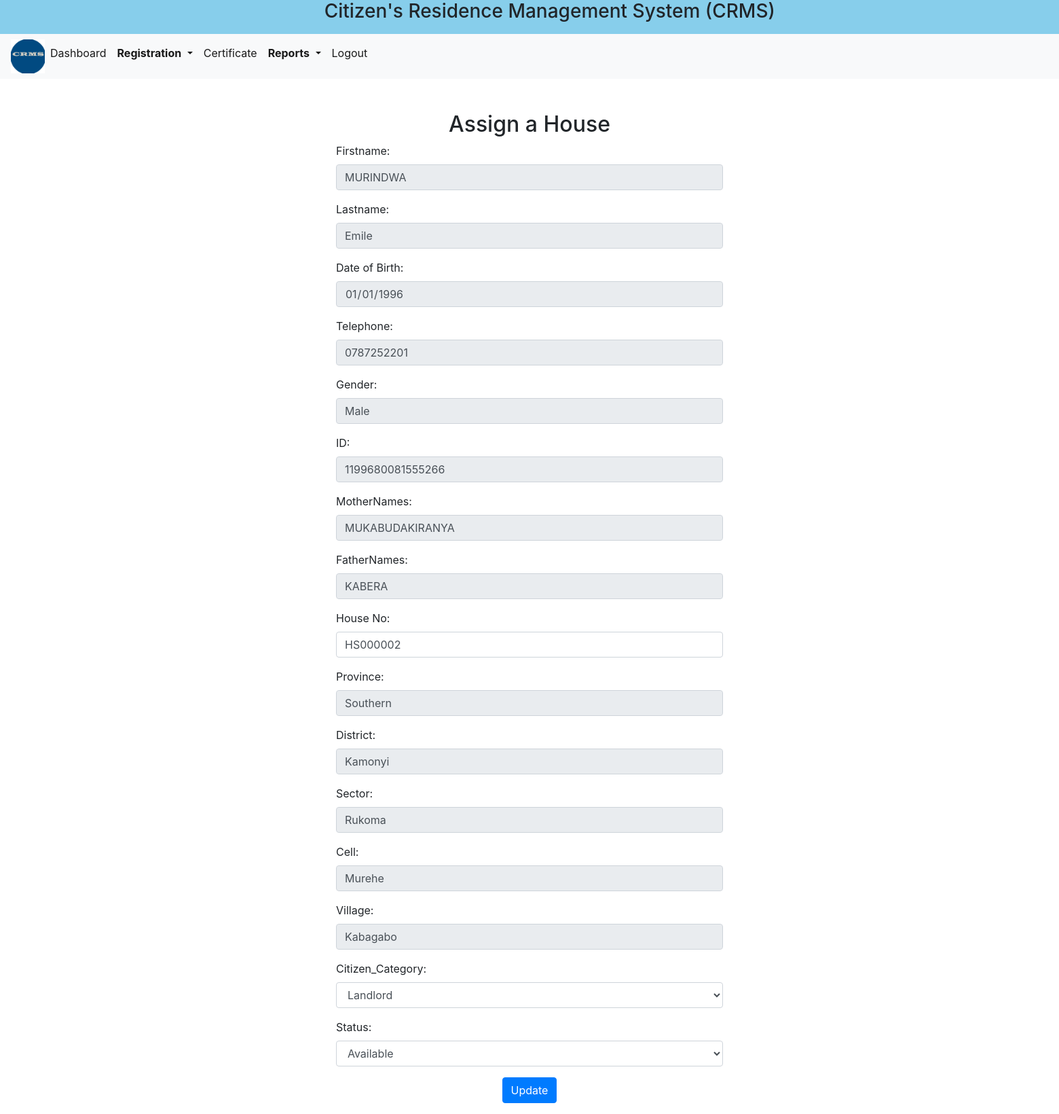
Page /updateResident.php?identifier=21580327 (signed in) on the committed database.
### tables this page shows
CREATE TABLE `resident` (
  `Identifier` varchar(8) NOT NULL,
  `Firstname` varchar(20) DEFAULT NULL,
  `Lastname` varchar(20) DEFAULT NULL,
  `DoB` date DEFAULT NULL,
  `Telephone` varchar(15) DEFAULT NULL,
  `Gender` varchar(6) DEFAULT NULL,
  `ID` bigint DEFAULT NULL,
  `FatherNames` varchar(20) DEFAULT NULL,
  `MotherNames` varchar(20) DEFAULT NULL,
  `Province` varchar(20) DEFAULT NULL,
  `District` varchar(20) DEFAULT NULL,
  `Sector` varchar(20) DEFAULT NULL,
  `Cell` varchar(20) DEFAULT NULL,
  `Village` varchar(20) DEFAULT NULL,
  `Citizen_Category` varchar(20) DEFAULT NULL,
  `HouseNo` varchar(30) DEFAULT NULL,
  `Password` varchar(255) DEFAULT '',
  `Status` varchar(9) DEFAULT NULL,
  `RegDate` datetime DEFAULT CURRENT_TIMESTAMP,
  PRIMARY KEY (`Identifier`),
  UNIQUE KEY `Telephone` (`Telephone`),
  UNIQUE KEY `ID` (`ID`)
);

CREATE TABLE `provinces` (
  `ProvinceID` int NOT NULL AUTO_INCREMENT,
  `Province` varchar(20) DEFAULT NULL,
  PRIMARY KEY (`ProvinceID`)
);

CREATE TABLE `districts` (
  `DistrictID` int NOT NULL AUTO_INCREMENT,
  `ProvinceID` int NOT NULL,
  `District` varchar(20) DEFAULT NULL,
  PRIMARY KEY (`DistrictID`),
  KEY `province` (`ProvinceID`)
);

CREATE TABLE `sectors` (
  `SectorID` int NOT NULL AUTO_INCREMENT,
  `DistrictID` int NOT NULL,
  `Sector` varchar(20) DEFAULT NULL,
  PRIMARY KEY (`SectorID`),
  KEY `district` (`DistrictID`)
);

CREATE TABLE `cells` (
  `CellID` int NOT NULL AUTO_INCREMENT,
  `SectorID` int NOT NULL,
  `Cell` varchar(20) DEFAULT NULL,
  PRIMARY KEY (`CellID`),
  KEY `sector` (`SectorID`)
);

CREATE TABLE `villages` (
  `VillageID` int NOT NULL AUTO_INCREMENT,
  `CellID` int NOT NULL,
  `Village` varchar(20) DEFAULT NULL,
  PRIMARY KEY (`VillageID`),
  KEY `cell` (`CellID`)
);

### updateResident.php (the view, shortened to what this page needs)
<!DOCTYPE html>
<html lang="en">
<head>
    <link rel="stylesheet" href="bootstrap/bootstrap.css">
    </head>
</head>
<body background="img src="image1.jpg" class="d-block w-100" alt="...">
<?php include 'header.php'; ?>
<?php
$conn = new mysqli('localhost', 'super', '', 'crms');
$identifier = $_GET['identifier'];
$stmt = $conn->prepare("SELECT t.*,p.Province as ProvinceName,d.District as DistrictName,s.Sector as SectorName,c.Cell as CellName,v.Village as VillageName FROM resident t  INNER JOIN provinces p ON t.Province=p.ProvinceID INNER JOIN districts d ON d.DistrictID=t.District INNER JOIN sectors s ON s.SectorID=t.Sector INNER JOIN cells c ON c.CellID=t.Cell INNER JOIN villages v ON v.VillageID=t.Village WHERE Identifier = ?");
$stmt->bind_param("i", $identifier);
$stmt->execute();
$result = $stmt->get_result();
$record = $result->fetch_assoc();
?>
<!DOCTYPE html>
<html lang="en">
<head>
    <link rel="stylesheet" href="bootstrap/bootstrap.css">
</head>
<body>
<div class="container mt-5 form-container">
<h2 class="text-center">Assign a House</h2>
    <form action="updateResident.php?identifier=<?php echo htmlspecialchars($record['Identifier']); ?>" method="POST">
        <div class="form-group">
            <label for="firstname">Firstname:</label>
            <input type="text" class="form-control" pattern="[A-Za-z]*" inputmode="alphabetic" title="Only alphabetic characters are allowed" id="firstname" name="firstname" value="<?php echo htmlspecialchars($record['Firstname']); ?>" readonly required>
        </div>
        <div class="form-group">
            <label for="lastname">Lastname:</label>
            <input type="text" class="form-control" pattern="[A-Za-z]*" inputmode="alphabetic" title="Only alphabetic characters are allowed!" id="lastname" name="lastname" value="<?php echo htmlspecialchars($record['Lastname']); ?>" readonly required>
        </div>
        <div class="form-group">
            <label for="dob">Date of Birth:</label>
            <input type="date" class="form-control" id="dob" name="dob" value="<?php echo htmlspecialchars($record['DoB']); ?>" readonly required>
        </div>
        <div class="form-group">
            <label for="telephone">Telephone:</label>
            <input type="text" class="form-control" id="telephone" pattern="[0-9]*" inputmode="numeric" title="Only numbers are aloowed!" name="telephone" value="<?php echo htmlspecialchars($record['Telephone']); ?>" readonly required>
        </div>
        <div class="form-group">
            <label for="id">Gender:</label>
            <input type="text" class="form-control" id="gender" name="gender" value="<?php echo htmlspecialchars($record['Gender']); ?>" readonly required>
        </div>
        <div class="form-group">
            <label for="id">ID:</label>
            <input type="text" class="form-control" id="id" pattern="[0-9]*" inputmode="numeric" title="Only numbers are aloowed!" name="id" value="<?php echo htmlspecialchars($record['ID']); ?>" readonly required>
        </div>
        <div class="form-group">
            <label for="district">MotherNames:</label>
            <input type="text" class="form-control" id="mothernames" name="mothernames" pattern="[A-Za-z]*" inputmode="alphabetic" title="Only alphabetic characters are allowed!" value="<?php echo htmlspecialchars($record['MotherNames']); ?>" readonly required>
        </div>
        <div class="form-group">
            <label for="district">FatherNames:</label>
            <input type="text" class="form-control" id="fathernames" name="fathernames" pattern="[A-Za-z]*" inputmode="alphabetic" title="Only alphabetic characters are allowed!" value="<?php echo htmlspecialchars($record['FatherNames']); ?>" readonly required>
        </div>
        <div class="form-group">
            <label for="houseno">House No:</label>
            <input type="text" class="form-control" id="houseno" name="houseno" value="<?php echo htmlspecialchars($record['HouseNo']); ?>">
        </div>
        <div class="form-group">
            <label for="district">Province:</label>
            <input type="text" class="form-control" id="provinceName" name="provinceName" value="<?php echo htmlspecialchars($record['ProvinceName']); ?>"readonly required>
        </div>
        <div class="form-group">
            <label for="district">District:</label>
            <input type="text" class="form-control" id="districtName" name="districtName" value="<?php echo htmlspecialchars($record['DistrictName']); ?>" readonly required>
        </div>
        <div class="form-group">
            <label for="sector">Sector:</label>
            <input type="text" class="form-control" id="sectorName" name="sectorName" value="<?php echo htmlspecialchars($record['SectorName']); ?>" readonly required>
        </div>
        <div class="form-group">
            <label for="cell">Cell:</label>
            <input type="text" class="form-control" id="cellName" name="cellName" value="<?php echo htmlspecialchars($record['CellName']); ?>" readonly required>
        </div>
        <div class="form-group">
            <label for="village">Village:</label>
            <input type="text" class="form-control" id="villageName" name="villageName" value="<?php echo htmlspecialchars($record['VillageName']); ?>" readonly required>
        </div>
        <div class="form-group">
            <label for="gender">Citizen_Category:</label>
            <select class="form-control" id="citizen_category" name="citizen_category" required>
                <option value="Landlord" <?php echo $record['Citizen_Category'] == 'Landlord' ? 'selected' : ''; ?>>Landlord</option>
            </select>
        </div>
        <div class="form-group">
            <label for="status">Status:</label>
            <select class="form-control" id="status" name="status" required>
                <option value=""><?php echo htmlspecialchars($record['Status']); ?></option>
            </select>
        </div>
        <div class="form-group text-center">
            <button type="submit" class="btn btn-custom">Update</button>
        </div>
    </form>
</div>
</body>
</html>

### updateResident.php (style rules this page uses)
.form-container { max-width: 600px; margin: 0 auto; }
.btn-custom { background-color: #007bff; border-color: #007bff; color: #fff; }

### rows in the picture
resident: firstname "MURINDWA", lastname "Emile", dob "01/01/1996", telephone "0787252201", gender "Male", id "1199680081555266", mothernames "MUKABUDAKIRANYA", fathernames "KABERA", houseno "HS000002", provinceName "Southern", districtName "Kamonyi", sectorName "Rukoma", cellName "Murehe", villageName "Kabagabo", citizen_category "Landlord", status "Available"
